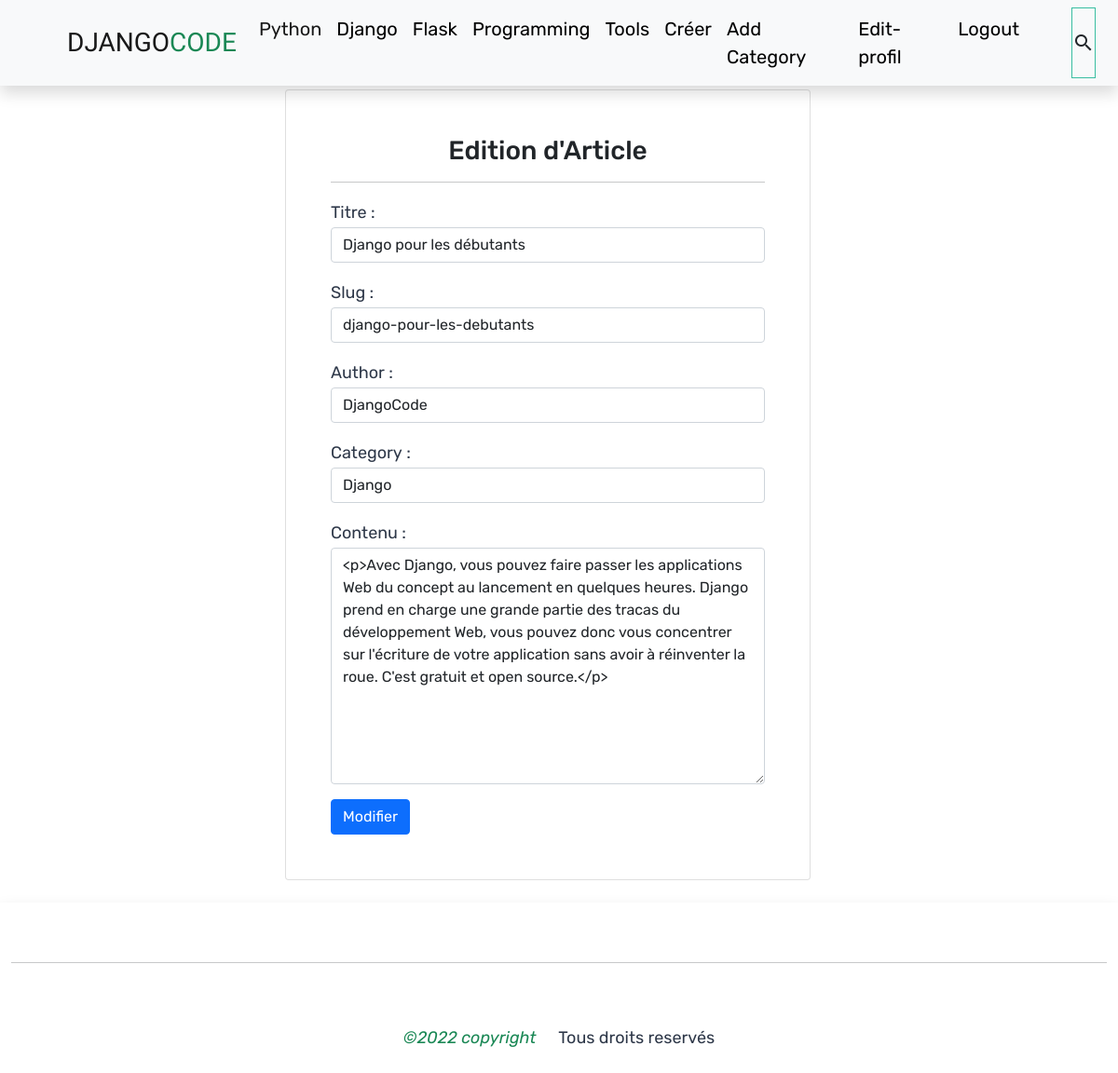
Page /blog/article/edit/10/ (signed in) on the committed database.
### blog/models.py (models this page shows, shortened)
class Article(models.Model):
    titre = models.CharField(max_length=255)
    slug = models.SlugField(max_length=255)
    author = models.ForeignKey(User, null=True, blank=True, on_delete=models.CASCADE)
    contenu = RichTextField(blank=True, null=True)
    date_creation = models.DateTimeField(auto_now_add=True)
    updated = models.DateTimeField(auto_now=True)
    status = models.CharField(max_length=25, choices=STATUS, default='Rediger')
    category = models.CharField(max_length=255, default='Python')
    likes = models.ManyToManyField(User, related_name='blog_article')

### blog/views.py (the view)
# urls.py: path('article/edit/<int:pk>/', views.ArticleUpdateView.as_view(), name='article-edit'),
class ArticleUpdateView(UpdateView):
    model = Article
    form_class = EditForm
    template_name = 'blog/update_article.html'

### blog/forms.py
class EditForm(forms.ModelForm):
    class Meta:
        model = Article
        fields = ('titre', 'slug', 'author', 'category', 'contenu')
        widgets = {
            'titre': forms.TextInput(attrs={'class': 'form-control'}),
            'slug': forms.TextInput(attrs={'class': 'form-control'}),
            'author': forms.Select(attrs={'class': 'form-control'}),
            'category': forms.Select(attrs={'class': 'form-control'}, choices=choice_list),
            'contenu': forms.Textarea(attrs={'class': 'form-control'}),
            'status': forms.Select(attrs={'class': 'form-control'}),
        }

### blog/templates/blog/update_article.html (shortened to what this page needs)
{% extends "base.html" %}
{% block content %}
    <div class="row">
        {% if user.is_authenticated %}
        <div class="col-md-6 offset-md-3 mt-5 justify-content-center">
            <div class="card">
                <div class="card-body p-5">
                    <h3 class="text-center">Edition d'Article</h3>
                    <hr/>
                    <form  class="form-group" method="POST">
                        {{ form.as_p }}
                        <input type="submit" class="btn btn-primary" value="Modifier"/>
                    </form>
                </div>
            </div>
        </div>
        {% else %}
            <p>You're not allowed here!</p>
        {% endif %}
    </div>
{% endblock %}

### blog/static/css/style.css (style rules this page uses)
* { box-sizing: border-box; }
body { font-family: "Rubik", sans-serif; }
p { font-size: 18px; color: #2D3748; line-height: 2rem; }

### rows in the picture
Article: titre "Django pour les débutants", slug "django-pour-les-debutants", author "DjangoCode", category "Django", contenu "<p>Avec Django, vous pouvez faire passer les applications Web du concept au lancement en quelques heures. Django prend en charge une grande partie des tracas du développement Web, vous pouvez donc vous concentrer sur l'écriture de votre application sans avoir à réinventer la roue. C'est gratuit et open source.</p>"
